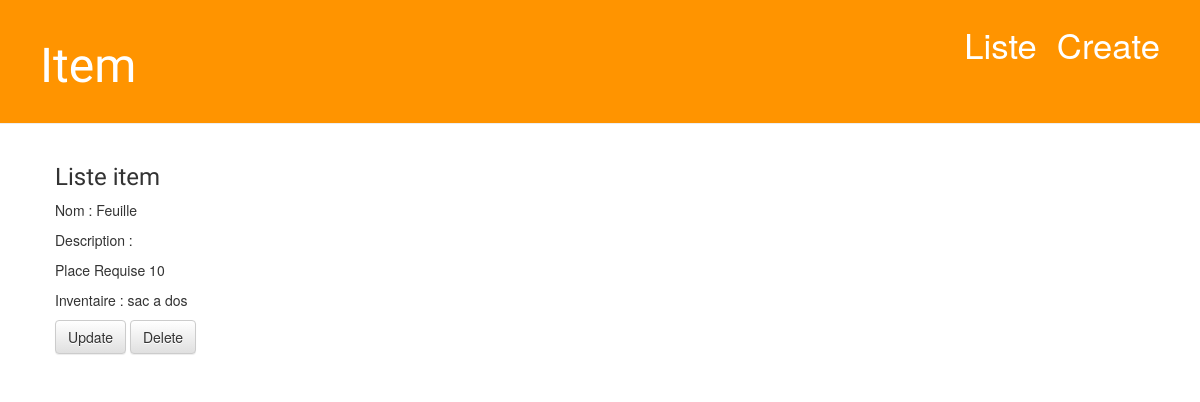
The app's page /, older data.
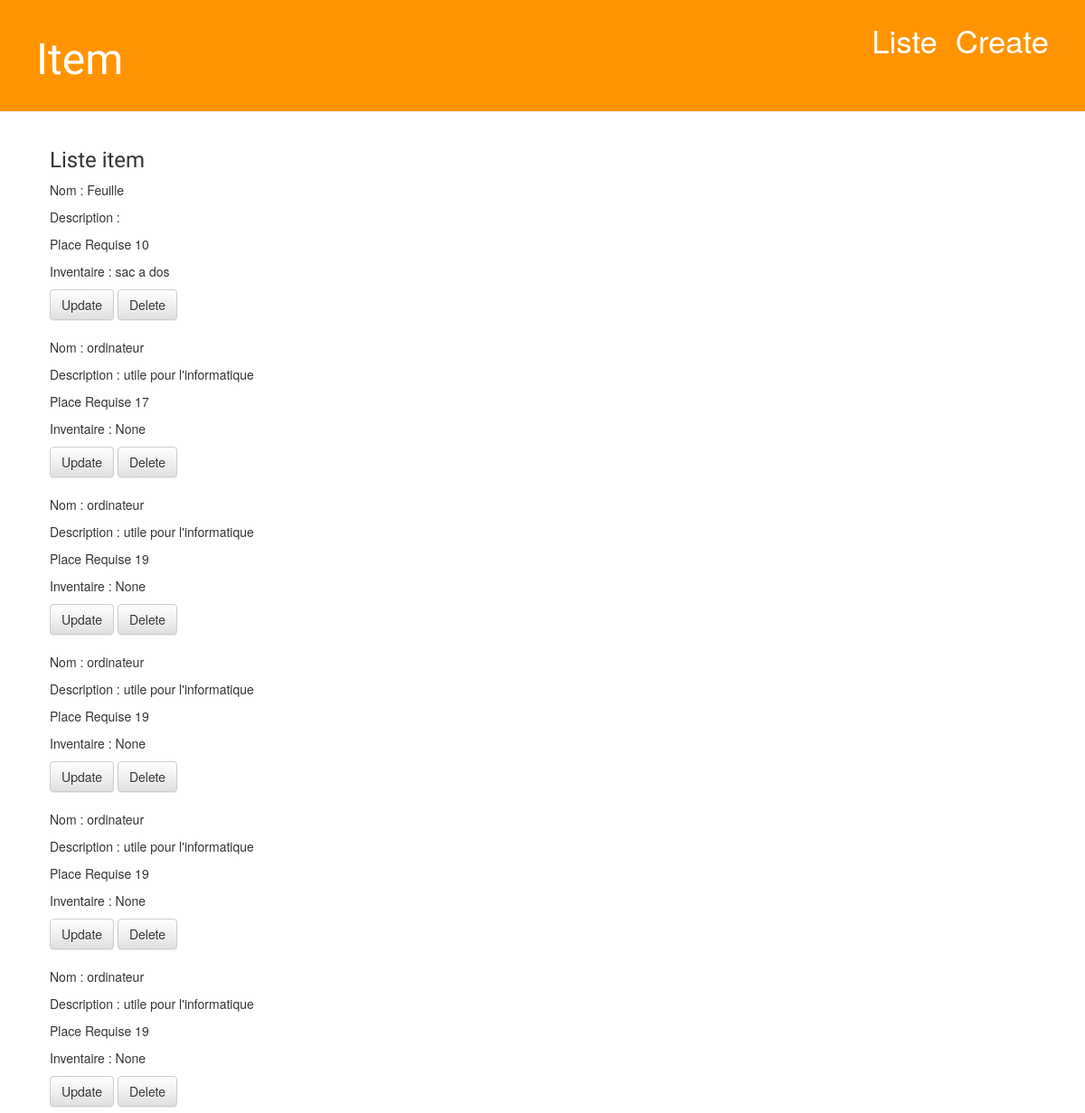
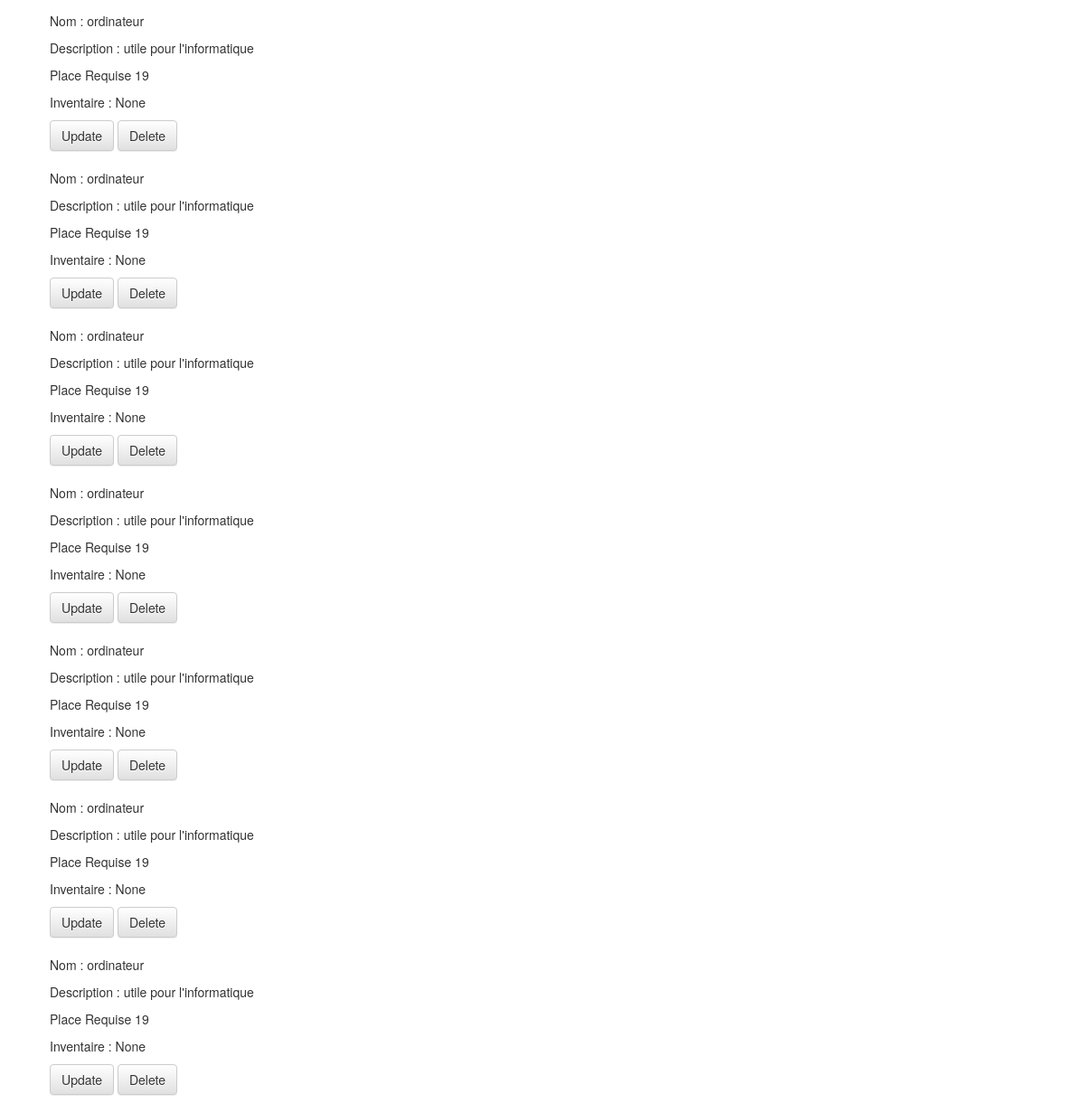
The same page, newer data (2 pictures, top to bottom).
### inv/models.py (models this page shows, shortened)
class Item(models.Model) :
    name = models.CharField(
        max_length=60,
        verbose_name="Nom"
    )
    description = models.TextField(
        verbose_name="Description",
        null=True,
        blank=True
    )
    place_occupe = models.IntegerField(
        verbose_name="Place requise",
        null=False
    )
    inventaire = models.ForeignKey(
        "Inventaire",
        null=True
    )
    class Meta:
        app_label = "inv"

class Inventaire(models.Model) :
    name = models.CharField(
        max_length=60,
        verbose_name="Nom"
    )
    place_max = models.IntegerField(
        verbose_name="Place max",
        null=False
    )
    proprietaire = models.OneToOneField(
        "Member",
        null=True
    )
    class Meta:
        app_label = "inv"
    def __str__(self):
        return str(self.name)

### inv/views.py (the view)
# urls.py: url(r'^$', ItemListView.as_view(), name='items-list'),
class ItemListView(ListView):
    model = Item
    context_object_name = "items"
    template_name = "inv/items-list.html"
    paginate_by = None

### inv/templates/inv/items-list.html (shortened to what this page needs)
{% extends 'inv/base.html' %}
{% block content %}
<h3>Liste item</h3>
{% for item in items %}
    <p>Nom : {{ item.name }}</p>
    <p>Description : {{ item.description }}</p>
    <p>Place Requise {{ item.place_occupe }}</p>
    <p>Inventaire : {{ item.inventaire }}</p>
    <a href="{% url 'items:update' item.id %}" class="btn btn-default">Update</span></a>
    <a href="{% url 'items:delete' item.id %}" class="btn btn-default">Delete</span></a>
{% endfor %}
{% endblock %}

### inv/templates/inv/base.html (shortened to what this page needs)
{% load staticfiles %}
<html>
    <head>
        <link rel="stylesheet" href="//maxcdn.bootstrapcdn.com/bootstrap/3.2.0/css/bootstrap.min.css">
        <link rel="stylesheet" href="//maxcdn.bootstrapcdn.com/bootstrap/3.2.0/css/bootstrap-theme.min.css">
        <link rel="stylesheet" href="{% static 'css/item.css' %}">
    </head>
    <body>
    <div class="page-header">
        <a href="{% url 'items:create' %}" class="top-menu">Create</span></a>
        <a href="{% url 'items-list' %}" class="top-menu">Liste</span></a>
        <h1><a href="/">Item</a></h1>
    </div>
    <div class="content container">
        <div class="row">
            <div class="col-md-8">
            {% block content %}
            {% endblock %}
            </div>
        </div>
    </div>
</body>
</html>

### inv/static/css/item.css (style rules this page uses)
.page-header { background-color: #ff9400; margin-top: 0; padding: 20px 20px 20px 40px; }
.page-header h1, .page-header h1 a, .page-header h1 a:visited, .page-header h1 a:active { color: #ffffff; font-size: 36pt; text-decoration: none; }
.content { margin-left: 40px; }
h1, h2, h3, h4 { font-family: 'Lobster', cursive; }
.top-menu, .top-menu:hover, .top-menu:visited { color: #ffffff; float: right; font-size: 26pt; margin-right: 20px; }

Row changes from the older to the newer data that the page shows:
added Item: name "ordinateur", description "utile pour l'informatique", place_occupe "17", inventaire "None"
added Item: name "ordinateur", description "utile pour l'informatique", place_occupe "19", inventaire "None"
added Item: name "ordinateur", description "utile pour l'informatique", place_occupe "19", inventaire "None"
added Item: name "ordinateur", description "utile pour l'informatique", place_occupe "19", inventaire "None"
added Item: name "ordinateur", description "utile pour l'informatique", place_occupe "19", inventaire "None"
added Item: name "ordinateur", description "utile pour l'informatique", place_occupe "19", inventaire "None"
added Item: name "ordinateur", description "utile pour l'informatique", place_occupe "19", inventaire "None"
added Item: name "ordinateur", description "utile pour l'informatique", place_occupe "19", inventaire "None"
added Item: name "ordinateur", description "utile pour l'informatique", place_occupe "19", inventaire "None"
added Item: name "ordinateur", description "utile pour l'informatique", place_occupe "19", inventaire "None"
added Item: name "ordinateur", description "utile pour l'informatique", place_occupe "19", inventaire "None"
added Item: name "ordinateur", description "utile pour l'informatique", place_occupe "19", inventaire "None"
